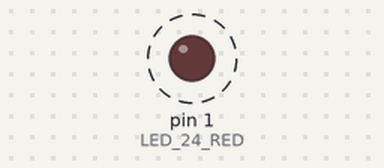
The sketch below on a simulated Arduino Uno, built with avr-gcc and run on an emulated ATmega328P. Shown: output pins drawn as LEDs (lit = HIGH). Dashed ring = blinking.

Above: at 0.3 s.
Timing chart, 0 to 3.0 s (numbered marks = the images above):
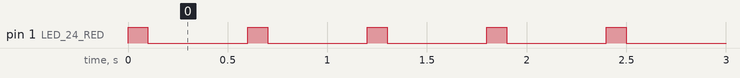

The sketch:

blink_alim.ino
```cpp
#define LED_24_RED 1
#define LED_24_YLW 2
#define LED_24_GRN 3

#define LED_12_RED 16
#define LED_12_YLW 15
#define LED_12_GRN 14

void setup() {
  pinMode(1, OUTPUT);
}

void loop() {
  digitalWrite(LED_24_RED, HIGH);
  delay(100);
  digitalWrite(LED_24_RED, LOW);
  digitalWrite(LED_24_YLW, HIGH);
  delay(100);
  digitalWrite(LED_24_YLW, LOW);
  digitalWrite(LED_24_GRN, HIGH);
  delay(100);
  digitalWrite(LED_24_GRN, LOW);
  digitalWrite(LED_12_RED, HIGH);
  delay(100);
  digitalWrite(LED_12_RED, LOW);
  digitalWrite(LED_12_YLW, HIGH);
  delay(100);
  digitalWrite(LED_12_YLW, LOW);
  digitalWrite(LED_12_GRN, HIGH);
  delay(100);
  digitalWrite(LED_12_GRN, LOW);
}
```

Measured:
- by itself, pin 1 (LED_24_RED): alternates HIGH for 0.10 s and LOW for 0.50 s
